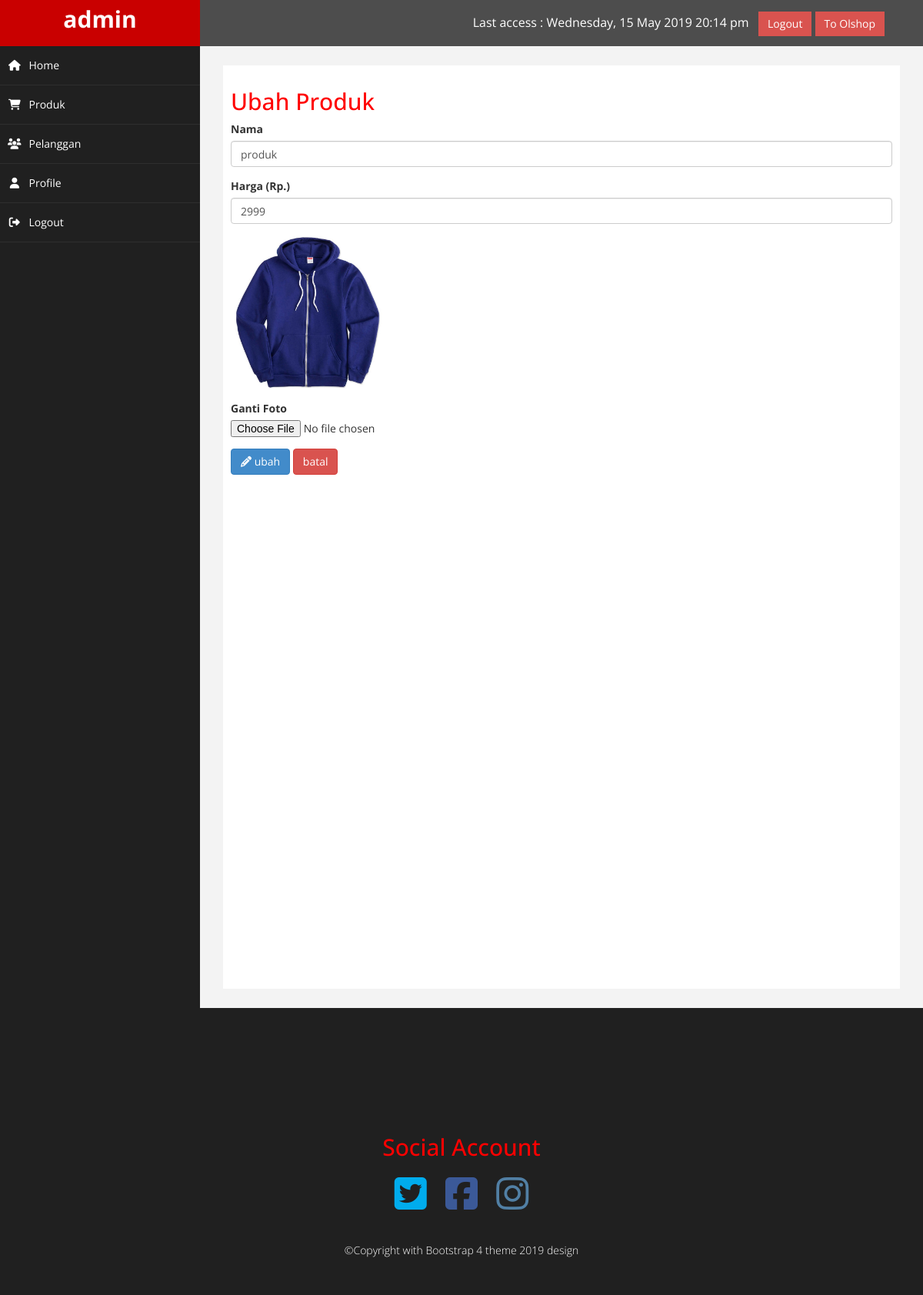
Page /on-admin/index.php?page=ubahproduk&id=1 (signed in) on the committed database.
### tables this page shows
CREATE TABLE `produk` (
  `id_produk` int(11) UNSIGNED NOT NULL,
  `nama_produk` varchar(100) NOT NULL,
  `harga_produk` int(100) NOT NULL,
  `gambar_produk` varchar(100) NOT NULL,
  PRIMARY KEY(`id_produk`)
);

### on-admin/ubahproduk.php (the view, shortened to what this page needs)
<h2>Ubah Produk</h2>
<?php
$query = $dbconnect->query("SELECT * FROM produk WHERE id_produk = '$_GET[id]'");
$row = $query->fetch_assoc();
?>
<form method="post" enctype="multipart/form-data">
    <div class="form-group">
        <label>Nama</label>
        <input type="text" name="nama" class="form-control" value="<?= $row['nama_produk'] ?>">
    </div>
    <div class="form-group">
        <label>Harga (Rp.)</label>
        <input type="number" name="harga" class="form-control" value="<?= $row['harga_produk'] ?>">
    </div>
    <div class="form-group">
        <img src="../foto_produk/<?= $row['gambar_produk'] ?>" width="200">
    </div>
    <div class="form-group">
        <label>Ganti Foto</label>
        <input type="file" name="foto">
    </div>
    <button class="btn btn-primary" onClick="return konfirmasi();" name="ubah"><i class="fa fa-pencil"></i> ubah</button>
    <button class="btn btn-danger" name="batal">batal</button>
</form>

### on-admin/assets/css/custom.css (style rules this page uses)
body { font-family: 'Open Sans', sans-serif; }
h2 { color: #f00; }

### rows in the picture
produk: nama "produk", harga "2999", gambar_produk (picture)

### other values in the picture
$_SESSION['nama'] "admin"
$date "Wednesday, 15 May 2019 20:14 pm"
